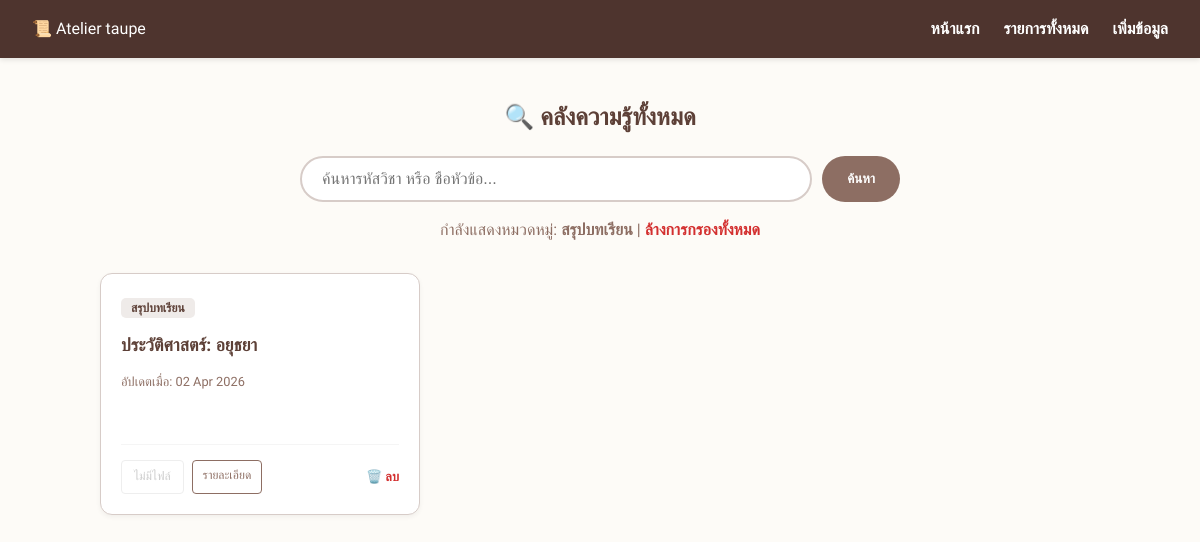
The app's page /list/?cat=SUM with its own data.
### archive/models.py (models this page shows, shortened)
class Document(models.Model):
    CATEGORY_CHOICES = [
        ('SUM', 'สรุปบทเรียน'),
        ('EXAM', 'ข้อสอบเก่า'),
    ]
    subject_code = models.CharField(max_length=10)
    title = models.CharField(max_length=200)
    category = models.CharField(max_length=4, choices=CATEGORY_CHOICES)
    description = models.TextField(blank=True)
    file = models.FileField(upload_to='documents/', null=True, blank=True)
    upload_date = models.DateTimeField(auto_now_add=True)

### archive/views.py (the view)
# urls.py: path('list/', views.list_view, name='list'),    # หน้ารายการทั้งหมด
def list_view(request):
    query_name = request.GET.get('q')
    query_cat = request.GET.get('cat')
    results = Document.objects.all().order_by('-upload_date')
    if query_name:
        results = results.filter(
            Q(title__icontains=query_name) |
            Q(subject_code__icontains=query_name)
        )
    if query_cat:
        results = results.filter(category=query_cat)
    return render(request, 'list.html', {'results': results})

### archive/templates/list.html (shortened to what this page needs)
{% extends 'base.html' %}
{% load static %}
{% block content %}
<div style="margin-bottom: 30px; text-align: center;">
    <h2 style="color: #5D4037; margin-bottom: 20px;">🔍 คลังความรู้ทั้งหมด</h2>
    <form method="GET" action="{% url 'archive:list' %}" style="max-width: 600px; margin: 0 auto; display: flex; gap: 10px;">
        <input type="text" name="q" value="{{ request.GET.q|default:'' }}" placeholder="ค้นหารหัสวิชา หรือ ชื่อหัวข้อ..."
               style="flex: 1; padding: 12px 20px; border: 2px solid #D7CCC8; border-radius: 30px; outline: none; font-size: 1rem;">
        <button type="submit" style="background: #8D6E63; color: white; border: none; padding: 10px 25px; border-radius: 30px; cursor: pointer; font-weight: bold;">
            ค้นหา
        </button>
    </form>
    {% if request.GET.cat or request.GET.q %}
        <p style="margin-top: 15px; color: #8D6E63;">
            {% if request.GET.cat %}กำลังแสดงหมวดหมู่: <strong>{% if request.GET.cat == 'SUM' %}สรุปบทเรียน{% else %}ข้อสอบเก่า{% endif %}</strong>{% endif %}
            | <a href="{% url 'archive:list' %}" style="color: #D32F2F; text-decoration: none; font-weight: bold;">ล้างการกรองทั้งหมด</a>
        </p>
    {% endif %}
</div>
<div style="display: grid; grid-template-columns: repeat(3, 1fr); gap: 20px; margin-top: 20px;">
    {% for item in results %}
    <div style="background: white; border: 1px solid #D7CCC8; padding: 20px; border-radius: 12px; display: flex; flex-direction: column; justify-content: space-between; min-height: 200px; transition: 0.3s; box-shadow: 0 2px 5px rgba(0,0,0,0.05);">
        <div>
            <span style="background: #EFEBE9; color: #5D4037; font-size: 0.75rem; padding: 3px 10px; border-radius: 5px; font-weight: bold;">
                {{ item.get_category_display }}
            </span>
            <h3 style="margin: 12px 0 5px 0; color: #5D4037; font-size: 1.1rem;">{{ item.subject_code }}: {{ item.title }}</h3>
            <p style="font-size: 0.8rem; color: #8D6E63; margin-bottom: 10px;">อัปเดตเมื่อ: {{ item.upload_date|date:"d M Y" }}</p>
        </div>
        <div style="margin-top: 15px; border-top: 1px solid #F5F5F5; padding-top: 15px; display: flex; justify-content: space-between; align-items: center;">
            <div style="display: flex; gap: 8px;">
                {% if item.file %}
                <a href="{{ item.file.url }}" target="_blank" style="font-size: 0.75rem; text-decoration: none; background: #8D6E63; color: white; padding: 6px 12px; border-radius: 4px; font-weight: bold;">
                    📖 อ่านไฟล์
                </a>
                {% else %}
                <span style="font-size: 0.75rem; color: #ccc; padding: 6px 12px; border: 1px solid #eee; border-radius: 4px;">ไม่มีไฟล์</span>
                {% endif %}
                <a href="{% url 'archive:detail' item.pk %}" style="font-size: 0.75rem; text-decoration: none; border: 1px solid #8D6E63; color: #8D6E63; padding: 5px 10px; border-radius: 4px;">
                    รายละเอียด
                </a>
            </div>
            <a href="{% url 'archive:delete' item.pk %}" style="color: #D32F2F; font-size: 0.8rem; text-decoration: none; font-weight: bold;">🗑️ ลบ</a>
        </div>
    </div>
    {% empty %}
    <div style="grid-column: span 3; text-align: center; padding: 60px; color: #999; background: #fafafa; border-radius: 15px;">
        <p style="font-size: 1.2rem;">❌ ไม่พบข้อมูลที่ต้องการ</p>
        <a href="{% url 'archive:list' %}" style="color: #8D6E63; font-weight: bold;">กลับไปดูรายการทั้งหมด</a>
    </div>
    {% endfor %}
</div>
{% endblock %}

### archive/templates/base.html (style rules this page uses)
:root { --bg-color: #FDFBF7; --primary-brown: #8D6E63; --dark-brown: #4E342E; --cream-light: #FFFFFF; --border-color: #D7CCC8; --text-color: #3E2723; }
body { font-family: 'Sarabun', sans-serif; background-color: var(--bg-color); color: var(--text-color); margin: 0; padding: 0; line-height: 1.6; }

### records on screen
Document: category "สรุปบทเรียน", subject_code "ประวัติศาสตร์", title "อยุธยา", upload_date "02 Apr 2026", shows "ไม่มีไฟล์"
